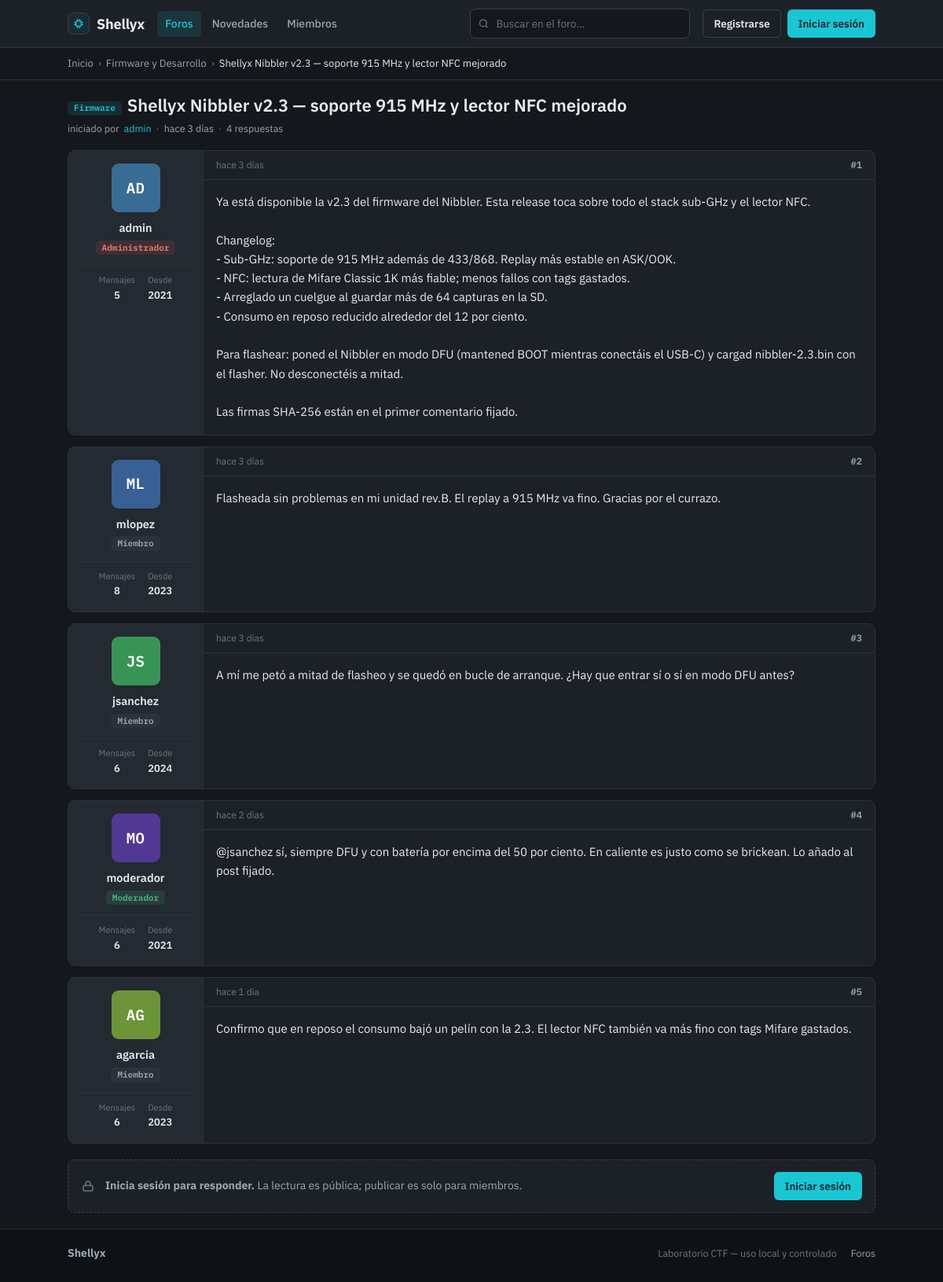
The app's page /web/src/foro/post.php?id=1 with its own data.
### tables this page shows
CREATE TABLE posts (
  id INT AUTO_INCREMENT PRIMARY KEY,
  user_id INT,
  title VARCHAR(255),
  body TEXT,
  embed_url VARCHAR(512),
  category VARCHAR(32) NOT NULL DEFAULT 'general',
  created_at TIMESTAMP DEFAULT CURRENT_TIMESTAMP
) DEFAULT CHARSET=utf8mb4;

CREATE TABLE users (
  id INT AUTO_INCREMENT PRIMARY KEY,
  username VARCHAR(64) UNIQUE,
  password_md5 CHAR(32)
);

CREATE TABLE replies (
  id INT AUTO_INCREMENT PRIMARY KEY,
  post_id INT,
  user_id INT,
  body TEXT,
  created_at TIMESTAMP DEFAULT CURRENT_TIMESTAMP
) DEFAULT CHARSET=utf8mb4;

### web/src/lib/db.php (called while the page is built, shortened)
<?php
function db(): mysqli
{
    static $conn = null;
    if ($conn instanceof mysqli) {
        return $conn;
    }
    $host = getenv('DB_HOST') ?: 'db';
    $user = getenv('DB_USER') ?: 'appuser';
    $pass = getenv('DB_PASS') ?: 'apppass';
    $name = getenv('DB_NAME') ?: 'appdb';
    for ($i = 0; $i < 10; $i++) {
        $c = @mysqli_connect($host, $user, $pass, $name);
        if ($c instanceof mysqli) {
            $conn = $c;
            mysqli_set_charset($conn, 'utf8mb4');
            return $conn;
        }
    }
    $conn = mysqli_connect($host, $user, $pass, $name);
    return $conn;
}

### web/src/foro/post.php (the view, shortened to what this page needs)
<?php
require_once __DIR__ . '/lib/auth.php';
require_once __DIR__ . '/lib/layout.php';
$user = current_user();
$id = isset($_GET['id']) ? (int)$_GET['id'] : 0;
$stmt = mysqli_prepare(db(), "SELECT p.id, p.title, p.body, p.embed_url, p.category, p.created_at, p.user_id, u.username AS author
                              FROM posts p JOIN users u ON u.id = p.user_id WHERE p.id = ?");
mysqli_stmt_bind_param($stmt, "i", $id);
mysqli_stmt_execute($stmt);
$res  = mysqli_stmt_get_result($stmt);
$post = $res ? mysqli_fetch_assoc($res) : null;
$replies = [];
if ($post) {
    $stmt = mysqli_prepare(db(), "SELECT r.body, r.created_at, r.user_id, u.username AS author
                                  FROM replies r JOIN users u ON u.id = r.user_id
                                  WHERE r.post_id = ? ORDER BY r.created_at ASC, r.id ASC");
    mysqli_stmt_bind_param($stmt, "i", $id);
    mysqli_stmt_execute($stmt);
    $rr = mysqli_stmt_get_result($stmt);
    while ($rr && $row = mysqli_fetch_assoc($rr)) { $replies[] = $row; }
}
$counts = [];
$cq = mysqli_query(db(), "SELECT u.username, COUNT(*) c
                          FROM (SELECT user_id FROM posts UNION ALL SELECT user_id FROM replies) t
                          JOIN users u ON u.id = t.user_id GROUP BY u.username");
while ($cq && $row = mysqli_fetch_assoc($cq)) { $counts[$row['username']] = (int)$row['c']; }
forum_head(($post ? strip_tag_prefix($post['title']) : 'Publicación') . ' — Shellyx');
forum_bar($user);
?>
<?php if ($post): ?>
<?php
    $catName = FORUM_CATEGORIES[$post['category']][0] ?? FORUM_CATEGORIES['general'][0];
    forum_breadcrumb([
        ['Inicio', 'index.php'],
        [$catName, 'index.php'],
        [strip_tag_prefix($post['title']), null],
    ]);
?>
<div class="thread-head"><div class="wrap">
  <h1><?= render_title_with_tag($post['title']) ?></h1>
  <div class="th-meta">iniciado por <a href="post.php?id=<?= (int)$post['id'] ?>"><?= e($post['author']) ?></a><span class="sep">·</span><?= e(hace($post['created_at'])) ?><span class="sep">·</span><?= count($replies) ?> <?= count($replies) == 1 ? 'respuesta' : 'respuestas' ?></div>
</div></div>
<section class="posts"><div class="wrap">
  <article class="post">
    <?= usercard_html($post['author'], $counts[$post['author']] ?? 1) ?>
    <div class="post-body">
      <div class="post-topmeta"><span><?= e(hace($post['created_at'])) ?></span><span class="num">#1</span></div>
      <div class="post-content">
        <p><?= nl2br(e($post['body'])) ?></p>
      </div>
    </div>
  </article>
<?php $n = 2; foreach ($replies as $rep): ?>
  <article class="post">
    <?= usercard_html($rep['author'], $counts[$rep['author']] ?? 1) ?>
    <div class="post-body">
      <div class="post-topmeta"><span><?= e(hace($rep['created_at'])) ?></span><span class="num">#<?= $n ?></span></div>
      <div class="post-content"><p><?= nl2br(e($rep['body'])) ?></p></div>
    </div>
  </article>
<?php $n++; endforeach; ?>
<?php if ($user !== null): ?>
  <form class="reply-form" method="post" action="post.php?id=<?= (int)$post['id'] ?>">
    <div class="rf-head"><?= avatar_html($user['username']) ?><span>Responder como <strong><?= e($user['username']) ?></strong></span></div>
    <div class="field"><textarea name="reply_body" placeholder="Escribe tu respuesta…" required></textarea></div>
    <div class="rf-actions"><button class="btn btn-accent" type="submit">Publicar respuesta</button></div>
  </form>
<?php else: ?>
  <div class="replybar">
    <svg viewBox="0 0 24 24" width="18" height="18" fill="none" stroke="var(--faint)" stroke-width="2" stroke-linecap="round" stroke-linejoin="round"><rect x="4" y="11" width="16" height="9" rx="2"/><path d="M8 11V8a4 4 0 0 1 8 0v3"/></svg>
    <p><strong>Inicia sesión para responder.</strong> La lectura es pública; publicar es solo para miembros.</p>
    <a class="btn btn-accent" href="login.php" style="margin-left:auto">Iniciar sesión</a>
  </div>
<?php endif; ?>
</div></section>
<?php else: ?>
<div class="notfound"><div class="wrap">
  <p>Publicación no encontrada. <a href="index.php">Volver al foro</a>.</p>
</div></div>
<?php endif; ?>
<?php forum_footer(); ?>

### web/src/foro/lib/layout.php (shortened to what this page needs)
<?php
function e(?string $s): string
{
    return htmlspecialchars($s ?? '', ENT_QUOTES, 'UTF-8');
}
function avatar_initials(string $username): string
{
    $letters = preg_replace('/[^\p{L}\p{N}]/u', '', $username);
    $base = ($letters !== '') ? $letters : $username;
    $base = ($base !== '') ? $base : '?';
    return mb_strtoupper(mb_substr($base, 0, 2, 'UTF-8'), 'UTF-8');
}
function avatar_color(string $username): string
{
    $hue = crc32($username) % 360;
    return "hsl({$hue} 45% 40%)";
}
function avatar_html(string $username, string $sizeClass = ''): string
{
    $cls = trim('ava ' . $sizeClass);
    $style = 'background:' . avatar_color($username);
    return '<span class="' . e($cls) . '" style="' . e($style) . '" aria-hidden="true">'
        . e(avatar_initials($username)) . '</span>';
}
function member_role(string $username): array
{
    if ($username === 'admin')     return ['Administrador', 'role-admin'];
    if ($username === 'moderador') return ['Moderador', 'role-mod'];
    return ['Miembro', 'role-member'];
}
function member_since(string $username): int
{
    return 2021 + (crc32('since:' . $username) % 4);
}
function hace(string $datetime): string
{
    $ts = strtotime($datetime);
    $d = time() - $ts;
    if ($d < 2592000)  { $x = intdiv($d, 86400);    return $x === 1 ? 'hace 1 día'  : "hace {$x} días"; }
    $x = intdiv($d, 31536000);                       return $x === 1 ? 'hace 1 año'  : "hace {$x} años";
}
function render_title_with_tag(string $title): string
{
    if (preg_match('/^\s*\[([^\]]{1,16})\]\s*(.*)$/u', $title, $m)) {
        $tag = trim($m[1]);
        $rest = $m[2];
        $u = mb_strtoupper($tag, 'UTF-8');
        $cls = 'tag';
        if (in_array($u, ['FIRMWARE', 'FW', 'RELEASE'], true))      $cls .= ' tag-fw';
        elseif (in_array($u, ['BRICK', 'SOS', 'AYUDA'], true))      $cls .= ' tag-brick';
        elseif (in_array($u, ['RESUELTO', 'SOLVED'], true))         $cls .= ' tag-ok';
        $label = mb_strtoupper(mb_substr($tag, 0, 1, 'UTF-8'), 'UTF-8') . mb_strtolower(mb_substr($tag, 1, null, 'UTF-8'), 'UTF-8');
        return '<span class="' . $cls . '">' . e($label) . '</span>' . e($rest);
    }
    return e($title);
}
function usercard_html(string $author, int $msgCount): string
{
    [$roleLabel, $roleClass] = member_role($author);
    $since = member_since($author);
    $h  = '<aside class="usercard">';
    $h .= avatar_html($author, 'uc-ava');
    $h .= '<a class="uc-name" href="index.php">' . e($author) . '</a>';
    $h .= '<span class="role ' . $roleClass . '">' . e($roleLabel) . '</span>';
    $h .= '<dl class="uc-stats"><div><dt>Mensajes</dt><dd>' . number_format($msgCount, 0, ',', '.') . '</dd></div>';
    $h .= '<div><dt>Desde</dt><dd>' . $since . '</dd></div></dl>';
    $h .= '</aside>';
    return $h;
}
function forum_head(string $title): void
{
    echo "<!DOCTYPE html>\n<html lang=\"es\">\n<head>\n";
    echo '<link rel="stylesheet" href="/foro/assets/forum.css">' . "\n";
    echo "</head>\n<body>\n";
}
function forum_bar(?array $user): void
{
    echo '<header class="fbar"><div class="wrap">';
    echo '<a class="brand" href="index.php">' . BRAND_CHIP . 'Shellyx</a>';
    echo '<nav class="mainnav"><a href="index.php" class="on">Foros</a><a href="index.php">Novedades</a><a href="index.php">Miembros</a></nav>';
    echo '<div class="search">' . SEARCH_ICON . '<input type="text" placeholder="Buscar en el foro…" aria-label="Buscar"></div>';
    echo '<div class="session">';
    if ($user) {
        echo '<a class="btn btn-accent" href="new_post.php">Nueva publicación</a>';
        echo '<span class="me">' . avatar_html($user['username'], 'me-ava') . '<span class="me-name">' . e($user['username']) . '</span></span>';
        echo '<a class="btn btn-ghost" href="logout.php">Salir</a>';
    } else {
        echo '<a class="btn btn-ghost" href="register.php">Registrarse</a>';
        echo '<a class="btn btn-accent" href="login.php">Iniciar sesión</a>';
    }
    echo '</div></div></header>';
}
function forum_breadcrumb(array $items): void
{
    echo '<div class="crumbs"><div class="wrap">';
    $last = count($items) - 1;
    foreach ($items as $i => [$label, $href]) {
        if ($i > 0) echo '<span class="sep">›</span>';
        if ($href !== null && $i !== $last) {
            echo '<a href="' . e($href) . '">' . e($label) . '</a>';
        } else {
            echo '<span class="here">' . e($label) . '</span>';
        }
    }
    echo '</div></div>';
}
function forum_footer(): void
{
    echo '<footer class="foot"><div class="wrap">';
    echo '<a class="foot-brand" href="index.php">Shellyx</a><span class="spacer"></span>';
    echo '<span>Laboratorio CTF — uso local y controlado</span>';
    echo '<a href="index.php">Foros</a>';
    echo '</div></footer>';
    echo "\n</body>\n</html>";
}

### records on screen
posts: user.username "admin", created_at "hace 3 días", user.username "AD", user.username "2021", body "Ya está disponible la v2.3 del firmware del Nibbler. Esta release toca sobre todo el stack sub-GHz y el lector NFC. Changelog: - Sub-GHz: soporte de 915 MHz además de 433/868. Replay más estable en ASK/OOK. - NFC: lectura de Mifare Classic 1K más fiable; menos fallos con tags gastados. - Arreglado un cuelgue al guardar más de 64 capturas en la SD. - Consumo en reposo reducido alrededor del 12 por ciento. Para flashear: poned el Nibbler en modo DFU (mantened BOOT mientras conectáis el USB-C) y cargad nibbler-2.3.bin con el flasher. No desconectéis a mitad. Las firmas SHA-256 están en el primer comentario fijado."
replies: user.username "ML", user.username "mlopez", roleLabel "Miembro", msgCount "8", user.username "2023", created_at "hace 3 días", body "Flasheada sin problemas en mi unidad rev.B. El replay a 915 MHz va fino. Gracias por el currazo."
replies: user.username "JS", user.username "jsanchez", roleLabel "Miembro", msgCount "6", user.username "2024", created_at "hace 3 días", body "A mí me petó a mitad de flasheo y se quedó en bucle de arranque. ¿Hay que entrar sí o sí en modo DFU antes?"
replies: user.username "MO", user.username "moderador", roleLabel "Moderador", msgCount "6", user.username "2021", created_at "hace 2 días", body "@jsanchez sí, siempre DFU y con batería por encima del 50 por ciento. En caliente es justo como se brickean. Lo añado al post fijado."
replies: user.username "AG", user.username "agarcia", roleLabel "Miembro", msgCount "6", user.username "2023", created_at "hace 1 día", body "Confirmo que en reposo el consumo bajó un pelín con la 2.3. El lector NFC también va más fino con tags Mifare gastados."

### other values on screen
$label "Inicio"
$label "Firmware y Desarrollo"
$label "Shellyx Nibbler v2.3 — soporte 915 MHz y lector NFC mejorado"
$label "Firmware"
$rest "Shellyx Nibbler v2.3 — soporte 915 MHz y lector NFC mejorado"
count($replies) "4"
$roleLabel "Administrador"
$msgCount "5"
